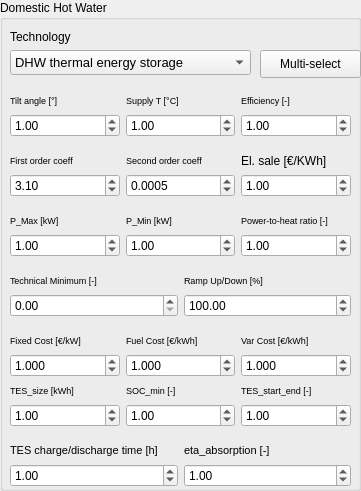
         <widget class="QGroupBox" name="dhw">
          <property name="enabled">
           <bool>true</bool>
          </property>
          <property name="geometry">
           <rect>
            <x>770</x>
            <y>230</y>
            <width>361</width>
            <height>491</height>
           </rect>
          </property>
          <property name="title">
           <string>Domestic Hot Water</string>
          </property>
          <widget class="QLabel" name="label_4">
           <property name="geometry">
            <rect>
             <x>10</x>
             <y>26</y>
             <width>171</width>
             <height>21</height>
            </rect>
           </property>
           <property name="text">
            <string>Technology</string>
           </property>
          </widget>
          <widget class="QWidget" name="horizontalLayoutWidget_4">
           <property name="geometry">
            <rect>
             <x>10</x>
             <y>350</y>
             <width>341</width>
             <height>31</height>
            </rect>
           </property>
           <layout class="QHBoxLayout" name="horizontalLayout_5">
            <item>
             <widget class="QDoubleSpinBox" name="dhwFixedCost">
              <property name="decimals">
               <number>3</number>
              </property>
              <property name="maximum">
               <double>100000.000000000000000</double>
              </property>
              <property name="singleStep">
               <double>0.010000000000000</double>
              </property>
              <property name="value">
               <double>1.000000000000000</double>
              </property>
             </widget>
            </item>
            <item>
             <widget class="QDoubleSpinBox" name="dhwFuelCost">
              <property name="decimals">
               <number>3</number>
              </property>
              <property name="maximum">
               <double>100000.000000000000000</double>
              </property>
              <property name="singleStep">
               <double>0.010000000000000</double>
              </property>
              <property name="value">
               <double>1.000000000000000</double>
              </property>
             </widget>
            </item>
            <item>
             <widget class="QDoubleSpinBox" name="dhwVariableCost">
              <property name="decimals">
               <number>3</number>
              </property>
              <property name="maximum">
               <double>100000.000000000000000</double>
              </property>
              <property name="singleStep">
               <double>0.010000000000000</double>
              </property>
              <property name="value">
               <double>1.000000000000000</double>
              </property>
             </widget>
            </item>
           </layout>
          </widget>
          <widget class="QWidget" name="horizontalLayoutWidget_5">
           <property name="geometry">
            <rect>
             <x>10</x>
             <y>330</y>
             <width>341</width>
             <height>21</height>
            </rect>
           </property>
           <layout class="QHBoxLayout" name="horizontalLayout_6">
            <item>
             <widget class="QLabel" name="label_18">
              <property name="text">
               <string>&lt;html&gt;&lt;head/&gt;&lt;body&gt;&lt;p&gt;&lt;span style=&quot; font-size:7pt;&quot;&gt;Fixed Cost [€/kW]&lt;/span&gt;&lt;/p&gt;&lt;/body&gt;&lt;/html&gt;</string>
              </property>
             </widget>
            </item>
            <item>
             <widget class="QLabel" name="label_29">
              <property name="text">
               <string>&lt;html&gt;&lt;head/&gt;&lt;body&gt;&lt;p&gt;&lt;span style=&quot; font-size:7pt;&quot;&gt;Fuel Cost [€/kWh]&lt;/span&gt;&lt;/p&gt;&lt;/body&gt;&lt;/html&gt;</string>
              </property>
             </widget>
            </item>
            <item>
             <widget class="QLabel" name="label_30">
              <property name="text">
               <string>&lt;html&gt;&lt;head/&gt;&lt;body&gt;&lt;p&gt;&lt;span style=&quot; font-size:7pt;&quot;&gt;Var Cost [€/kWh]&lt;/span&gt;&lt;/p&gt;&lt;/body&gt;&lt;/html&gt;</string>
              </property>
             </widget>
            </item>
           </layout>
          </widget>
          <widget class="QWidget" name="horizontalLayoutWidget_6">
           <property name="geometry">
            <rect>
             <x>10</x>
             <y>290</y>
             <width>341</width>
             <height>31</height>
            </rect>
           </property>
           <layout class="QHBoxLayout" name="horizontalLayout_7">
            <item>
             <widget class="QDoubleSpinBox" name="dhwTechMin">
              <property name="maximum">
               <double>1.000000000000000</double>
              </property>
              <property name="singleStep">
               <double>0.010000000000000</double>
              </property>
              <property name="value">
               <double>0.000000000000000</double>
              </property>
             </widget>
            </item>
            <item>
             <widget class="QDoubleSpinBox" name="dhwRampUpDown">
              <property name="maximum">
               <double>100000.000000000000000</double>
              </property>
              <property name="singleStep">
               <double>0.010000000000000</double>
              </property>
              <property name="value">
               <double>100.000000000000000</double>
              </property>
             </widget>
            </item>
           </layout>
          </widget>
          <widget class="QWidget" name="horizontalLayoutWidget_7">
           <property name="geometry">
            <rect>
             <x>10</x>
             <y>270</y>
             <width>341</width>
             <height>21</height>
            </rect>
           </property>
           <layout class="QHBoxLayout" name="horizontalLayout_8">
            <item>
             <widget class="QLabel" name="label_19">
              <property name="text">
               <string>&lt;html&gt;&lt;head/&gt;&lt;body&gt;&lt;p&gt;&lt;span style=&quot; font-size:7pt;&quot;&gt;Technical Minimum [-]&lt;/span&gt;&lt;/p&gt;&lt;/body&gt;&lt;/html&gt;</string>
              </property>
             </widget>
            </item>
            <item>
             <widget class="QLabel" name="label_21">
              <property name="text">
               <string>&lt;html&gt;&lt;head/&gt;&lt;body&gt;&lt;p&gt;&lt;span style=&quot; font-size:7pt;&quot;&gt;Ramp Up/Down [%]&lt;/span&gt;&lt;/p&gt;&lt;/body&gt;&lt;/html&gt;</string>
              </property>
             </widget>
            </item>
           </layout>
          </widget>
          <widget class="QWidget" name="horizontalLayoutWidget_8">
           <property name="geometry">
            <rect>
             <x>10</x>
             <y>110</y>
             <width>341</width>
             <height>31</height>
            </rect>
           </property>
           <layout class="QHBoxLayout" name="horizontalLayout_12">
            <item>
             <widget class="QDoubleSpinBox" name="dhwInclinazione">
              <property name="minimum">
               <double>-180.000000000000000</double>
              </property>
              <property name="maximum">
               <double>180.000000000000000</double>
              </property>
              <property name="singleStep">
               <double>0.010000000000000</double>
              </property>
              <property name="value">
               <double>1.000000000000000</double>
              </property>
             </widget>
            </item>
            <item>
             <widget class="QDoubleSpinBox" name="dhwTemp">
              <property name="minimum">
               <double>-273.149999999999977</double>
              </property>
              <property name="maximum">
               <double>100000.000000000000000</double>
              </property>
              <property name="singleStep">
               <double>0.010000000000000</double>
              </property>
              <property name="value">
               <double>1.000000000000000</double>
              </property>
             </widget>
            </item>
            <item>
             <widget class="QDoubleSpinBox" name="dhwEfficiency">
              <property name="maximum">
               <double>1000.000000000000000</double>
              </property>
              <property name="singleStep">
               <double>0.010000000000000</double>
              </property>
              <property name="value">
               <double>1.000000000000000</double>
              </property>
             </widget>
            </item>
           </layout>
          </widget>
          <widget class="QWidget" name="horizontalLayoutWidget_11">
           <property name="geometry">
            <rect>
             <x>10</x>
             <y>90</y>
             <width>341</width>
             <height>21</height>
            </rect>
           </property>
           <layout class="QHBoxLayout" name="horizontalLayout_15">
            <item>
             <widget class="QLabel" name="label_37">
              <property name="text">
               <string>&lt;html&gt;&lt;head/&gt;&lt;body&gt;&lt;p&gt;&lt;span style=&quot; font-size:7pt;&quot;&gt;Tilt angle [°]&lt;/span&gt;&lt;/p&gt;&lt;/body&gt;&lt;/html&gt;</string>
              </property>
             </widget>
            </item>
            <item>
             <widget class="QLabel" name="label_38">
              <property name="text">
               <string>&lt;html&gt;&lt;head/&gt;&lt;body&gt;&lt;p&gt;&lt;span style=&quot; font-size:7pt;&quot;&gt;Supply T [°C]&lt;/span&gt;&lt;/p&gt;&lt;/body&gt;&lt;/html&gt;</string>
              </property>
             </widget>
            </item>
            <item>
             <widget class="QLabel" name="label_39">
              <property name="text">
               <string>&lt;html&gt;&lt;head/&gt;&lt;body&gt;&lt;p&gt;&lt;span style=&quot; font-size:7pt;&quot;&gt;Efficiency [-]&lt;/span&gt;&lt;/p&gt;&lt;/body&gt;&lt;/html&gt;</string>
              </property>
             </widget>
            </item>
           </layout>
          </widget>
          <widget class="QWidget" name="horizontalLayoutWidget_12">
           <property name="geometry">
            <rect>
             <x>10</x>
             <y>150</y>
             <width>341</width>
             <height>21</height>
            </rect>
           </property>
           <layout class="QHBoxLayout" name="horizontalLayout_16">
            <item>
             <widget class="QLabel" name="label_40">
              <property name="text">
               <string>&lt;html&gt;&lt;head/&gt;&lt;body&gt;&lt;p&gt;&lt;span style=&quot; font-size:7pt;&quot;&gt;First order coeff&lt;/span&gt;&lt;/p&gt;&lt;/body&gt;&lt;/html&gt;</string>
              </property>
             </widget>
            </item>
            <item>
             <widget class="QLabel" name="label_42">
              <property name="text">
               <string>&lt;html&gt;&lt;head/&gt;&lt;body&gt;&lt;p&gt;&lt;span style=&quot; font-size:7pt;&quot;&gt;Second order coeff&lt;/span&gt;&lt;/p&gt;&lt;/body&gt;&lt;/html&gt;</string>
              </property>
             </widget>
            </item>
            <item>
             <widget class="QLabel" name="label_41">
              <property name="text">
               <string>El. sale [€/KWh]</string>
              </property>
             </widget>
            </item>
           </layout>
          </widget>
          <widget class="QWidget" name="horizontalLayoutWidget_13">
           <property name="geometry">
            <rect>
             <x>10</x>
             <y>170</y>
             <width>341</width>
             <height>31</height>
            </rect>
           </property>
           <layout class="QHBoxLayout" name="horizontalLayout_19">
            <item>
             <widget class="QDoubleSpinBox" name="dhw1coeff">
              <property name="minimum">
               <double>-9999999.990000000223517</double>
              </property>
              <property name="maximum">
               <double>9999999.990000000223517</double>
              </property>
              <property name="singleStep">
               <double>0.010000000000000</double>
              </property>
              <property name="value">
               <double>3.100000000000000</double>
              </property>
             </widget>
            </item>
            <item>
             <widget class="QDoubleSpinBox" name="dhw2coeff">
              <property name="decimals">
               <number>4</number>
              </property>
              <property name="minimum">
               <double>-9999999.990000000223517</double>
              </property>
              <property name="maximum">
               <double>9999999.990000000223517</double>
              </property>
              <property name="singleStep">
               <double>0.010000000000000</double>
              </property>
              <property name="value">
               <double>0.000500000000000</double>
              </property>
             </widget>
            </item>
            <item>
             <widget class="QDoubleSpinBox" name="dhwElsale">
              <property name="maximum">
               <double>9999999.000000000000000</double>
              </property>
              <property name="value">
               <double>1.000000000000000</double>
              </property>
             </widget>
            </item>
           </layout>
          </widget>
          <widget class="QWidget" name="horizontalLayoutWidget_14">
           <property name="geometry">
            <rect>
             <x>10</x>
             <y>210</y>
             <width>341</width>
             <height>21</height>
            </rect>
           </property>
           <layout class="QHBoxLayout" name="horizontalLayout_20">
            <item>
             <widget class="QLabel" name="label_5">
              <property name="text">
               <string>&lt;html&gt;&lt;head/&gt;&lt;body&gt;&lt;p&gt;&lt;span style=&quot; font-size:7pt;&quot;&gt;P_Max [kW]&lt;/span&gt;&lt;/p&gt;&lt;/body&gt;&lt;/html&gt;</string>
              </property>
             </widget>
            </item>
            <item>
             <widget class="QLabel" name="label_6">
              <property name="text">
               <string>&lt;html&gt;&lt;head/&gt;&lt;body&gt;&lt;p&gt;&lt;span style=&quot; font-size:7pt;&quot;&gt;P_Min [kW]&lt;/span&gt;&lt;/p&gt;&lt;/body&gt;&lt;/html&gt;</string>
              </property>
             </widget>
            </item>
            <item>
             <widget class="QLabel" name="label_43">
              <property name="text">
               <string>&lt;html&gt;&lt;head/&gt;&lt;body&gt;&lt;p&gt;&lt;span style=&quot; font-size:7pt;&quot;&gt;Power-to-heat ratio [-]&lt;/span&gt;&lt;/p&gt;&lt;/body&gt;&lt;/html&gt;</string>
              </property>
             </widget>
            </item>
           </layout>
          </widget>
          <widget class="QWidget" name="horizontalLayoutWidget_16">
           <property name="geometry">
            <rect>
             <x>10</x>
             <y>380</y>
             <width>341</width>
             <height>21</height>
            </rect>
           </property>
           <layout class="QHBoxLayout" name="horizontalLayout_21">
            <item>
             <widget class="QLabel" name="label_45">
              <property name="text">
               <string>&lt;html&gt;&lt;head/&gt;&lt;body&gt;&lt;p&gt;&lt;span style=&quot; font-size:7pt;&quot;&gt;TES_size [kWh]&lt;/span&gt;&lt;/p&gt;&lt;/body&gt;&lt;/html&gt;</string>
              </property>
             </widget>
            </item>
            <item>
             <widget class="QLabel" name="label_44">
              <property name="text">
               <string>&lt;html&gt;&lt;head/&gt;&lt;body&gt;&lt;p&gt;&lt;span style=&quot; font-size:7pt;&quot;&gt;SOC_min [-]&lt;/span&gt;&lt;/p&gt;&lt;/body&gt;&lt;/html&gt;</string>
              </property>
             </widget>
            </item>
            <item>
             <widget class="QLabel" name="label_31">
              <property name="text">
               <string>&lt;html&gt;&lt;head/&gt;&lt;body&gt;&lt;p&gt;&lt;span style=&quot; font-size:7pt;&quot;&gt;TES_start_end [-]&lt;/span&gt;&lt;/p&gt;&lt;/body&gt;&lt;/html&gt;</string>
              </property>
             </widget>
            </item>
           </layout>
          </widget>
          <widget class="QWidget" name="horizontalLayoutWidget_18">
           <property name="geometry">
            <rect>
             <x>10</x>
             <y>440</y>
             <width>341</width>
             <height>21</height>
            </rect>
           </property>
           <layout class="QHBoxLayout" name="horizontalLayout_24">
            <item>
             <widget class="QLabel" name="label_46">
              <property name="text">
               <string>&lt;html&gt;&lt;head/&gt;&lt;body&gt;&lt;p&gt;&lt;span style=&quot; font-size:8pt;&quot;&gt;TES charge/discharge time [h]&lt;/span&gt;&lt;/p&gt;&lt;/body&gt;&lt;/html&gt;</string>
              </property>
             </widget>
            </item>
            <item>
             <widget class="QLabel" name="label_47">
              <property name="text">
               <string>&lt;html&gt;&lt;head/&gt;&lt;body&gt;&lt;p&gt;&lt;span style=&quot; font-size:8pt;&quot;&gt;eta_absorption [-]&lt;/span&gt;&lt;/p&gt;&lt;/body&gt;&lt;/html&gt;</string>
              </property>
             </widget>
            </item>
           </layout>
          </widget>
          <widget class="QWidget" name="horizontalLayoutWidget_34">
           <property name="geometry">
            <rect>
             <x>10</x>
             <y>230</y>
             <width>341</width>
             <height>31</height>
            </rect>
           </property>
           <layout class="QHBoxLayout" name="horizontalLayout_35">
            <item>
             <widget class="QDoubleSpinBox" name="dhwP_max">
              <property name="maximum">
               <double>100000.000000000000000</double>
              </property>
              <property name="singleStep">
               <double>0.010000000000000</double>
              </property>
              <property name="value">
               <double>1.000000000000000</double>
              </property>
             </widget>
            </item>
            <item>
             <widget class="QDoubleSpinBox" name="dhwP_min">
              <property name="maximum">
               <double>100000.000000000000000</double>
              </property>
              <property name="singleStep">
               <double>0.010000000000000</double>
              </property>
              <property name="value">
               <double>1.000000000000000</double>
              </property>
             </widget>
            </item>
            <item>
             <widget class="QDoubleSpinBox" name="dhwCb_CHP">
              <property name="maximum">
               <double>100000.000000000000000</double>
              </property>
              <property name="singleStep">
               <double>0.010000000000000</double>
              </property>
              <property name="value">
               <double>1.000000000000000</double>
              </property>
             </widget>
            </item>
           </layout>
          </widget>
          <widget class="QWidget" name="horizontalLayoutWidget_48">
           <property name="geometry">
            <rect>
             <x>10</x>
             <y>400</y>
             <width>341</width>
             <height>31</height>
            </rect>
           </property>
           <layout class="QHBoxLayout" name="horizontalLayout_22">
            <item>
             <widget class="QDoubleSpinBox" name="dhwTes_size">
              <property name="maximum">
               <double>100000.000000000000000</double>
              </property>
              <property name="singleStep">
               <double>0.010000000000000</double>
              </property>
              <property name="value">
               <double>1.000000000000000</double>
              </property>
             </widget>
            </item>
            <item>
             <widget class="QDoubleSpinBox" name="dhwSoc_min">
              <property name="maximum">
               <double>100000.000000000000000</double>
              </property>
              <property name="singleStep">
               <double>0.010000000000000</double>
              </property>
              <property name="value">
               <double>1.000000000000000</double>
              </property>
             </widget>
            </item>
            <item>
             <widget class="QDoubleSpinBox" name="dhwTes_startEnd">
              <property name="maximum">
               <double>100000.000000000000000</double>
              </property>
              <property name="singleStep">
               <double>0.010000000000000</double>
              </property>
              <property name="value">
               <double>1.000000000000000</double>
              </property>
             </widget>
            </item>
           </layout>
          </widget>
          <widget class="QWidget" name="horizontalLayoutWidget_49">
           <property name="geometry">
            <rect>
             <x>10</x>
             <y>460</y>
             <width>341</width>
             <height>31</height>
            </rect>
           </property>
           <layout class="QHBoxLayout" name="horizontalLayout_38">
            <item>
             <widget class="QDoubleSpinBox" name="dhwTes_discharge">
              <property name="maximum">
               <double>100000.000000000000000</double>
              </property>
              <property name="singleStep">
               <double>0.010000000000000</double>
              </property>
              <property name="value">
               <double>1.000000000000000</double>
              </property>
             </widget>
            </item>
            <item>
             <widget class="QDoubleSpinBox" name="dhwCop">
              <property name="maximum">
               <double>100000.000000000000000</double>
              </property>
              <property name="singleStep">
               <double>0.010000000000000</double>
              </property>
              <property name="value">
               <double>1.000000000000000</double>
              </property>
             </widget>
            </item>
           </layout>
          </widget>
          <widget class="QPushButton" name="futurePeakDemandDhw">
           <property name="geometry">
            <rect>
             <x>260</x>
             <y>50</y>
             <width>101</width>
             <height>28</height>
            </rect>
           </property>
           <property name="text">
            <string>Multi-select</string>
           </property>
          </widget>
          <widget class="QComboBox" name="dhwTechnology">
           <property name="geometry">
            <rect>
             <x>10</x>
             <y>50</y>
             <width>241</width>
             <height>25</height>
            </rect>
           </property>
           <property name="font">
            <font>
             <pointsize>10</pointsize>
            </font>
           </property>
           <property name="editable">
            <bool>false</bool>
           </property>
           <property name="currentText">
            <string>DHW thermal energy storage</string>
           </property>
           <property name="minimumContentsLength">
            <number>0</number>
           </property>
           <item>
            <property name="text">
             <string>DHW thermal energy storage</string>
            </property>
           </item>
           <item>
            <property name="text">
             <string/>
            </property>
           </item>
           <item>
            <property name="text">
             <string>--- High Temperature  (T&gt;70 °C)---</string>
            </property>
           </item>
           <item>
            <property name="text">
             <string>Gas Boiler</string>
            </property>
           </item>
           <item>
            <property name="text">
             <string>Biomass Boiler</string>
            </property>
           </item>
           <item>
            <property name="text">
             <string>Oil Boiler</string>
            </property>
           </item>
           <item>
            <property name="text">
             <string>Electrical Heater</string>
            </property>
           </item>
           <item>
            <property name="text">
             <string>Gas CHP</string>
            </property>
           </item>
           <item>
            <property name="text">
             <string>Oil CHP</string>
            </property>
           </item>
           <item>
            <property name="text">
             <string>Biomass CHP</string>
            </property>
           </item>
           <item>
            <property name="text">
             <string/>
            </property>
           </item>
           <item>
            <property name="text">
             <string>--- Medium Temperature  (40 °C&lt;T&lt;70 °C)---</string>
            </property>
           </item>
           <item>
            <property name="text">
             <string>Air Source Compression Heat Pump</string>
            </property>
           </item>
           <item>
            <property name="text">
             <string>Shallow geothermal compression heat pump</string>
            </property>
           </item>
           <item>
            <property name="text">
             <string>Air source gas absorption heat pump</string>
            </property>
           </item>
           <item>
            <property name="text">
             <string>Shallow geothermal gas absorption heat pump</string>
            </property>
           </item>
           <item>
            <property name="text">
             <string>Evacuated tube solar collectors</string>
            </property>
           </item>
           <item>
            <property name="text">
             <string/>
            </property>
           </item>
           <item>
            <property name="text">
             <string>--- Low Temperature  (T&lt;40 °C)---</string>
            </property>
           </item>
           <item>
            <property name="text">
             <string>Flat plate solar collectors</string>
            </property>
           </item>
          </widget>
         </widget>
